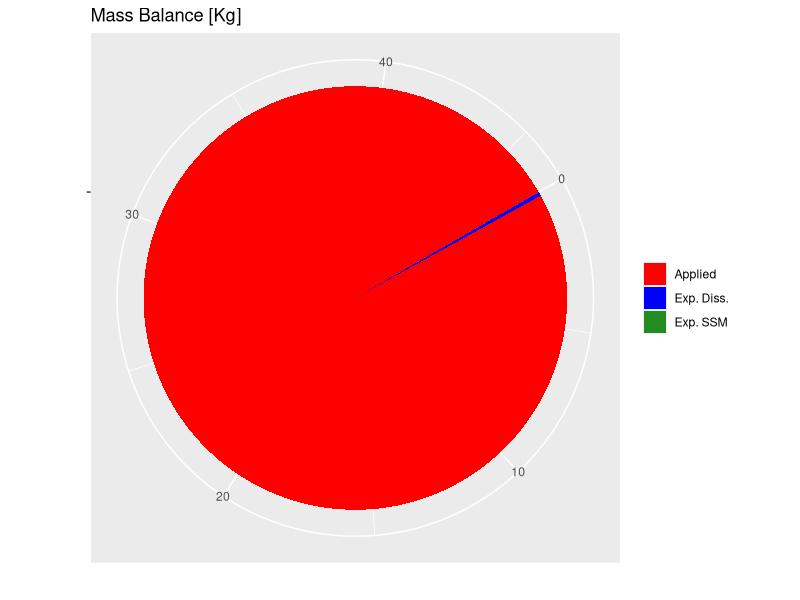

R code for this plot:
## ---- chunk 1
out.CoIs <- read.csv2('Data/WeeklyHydroContam_R.csv')
out.CoIs$ti <- as.POSIXct(out.CoIs$ti, "%Y-%m-%d %H:%M", tz="EST")

# Cummulative Input [g]:
massIN = tail(out.CoIs$CumAppMass.g, n=1)
massIN

# Cummulative Output [g]
massOUT = tail(out.CoIs$CumOutSmeto.g, n=1)
massOUT

# Bulk isotope output (Week 11) 
BulkDeltaOut = sum(out.CoIs$FracDeltaOut)
BulkDeltaOut

# Of which in suspended solids [g]:
massOUT.Filt =  tail(out.CoIs$CumOutFilt.g, n=1)
massOUT.Filt


# Of which in solution [g]:
massOUT.Diss = tail(out.CoIs$CumOutDiss.g, n=1)
massOUT.Diss

## ---- chunk 2
library("ggplot2")
df <- data.frame(
  variable = c("Applied", "Exp. Diss.", "Exp. SSM"),
  value = c(massIN/1000, massOUT.Diss/1000, massOUT.Filt/1000)
)
pie <- ggplot(df, aes(x = "", y = value, fill = variable)) +
  geom_bar(width = 1, stat = "identity") +
  scale_fill_manual(values = c("red", "blue", "forestgreen")) +
  coord_polar("y", start = pi / 3) +
  labs(title = "Mass Balance [Kg]") +
  ylab("") +
  xlab("") +
  theme(legend.title=element_blank())
  

